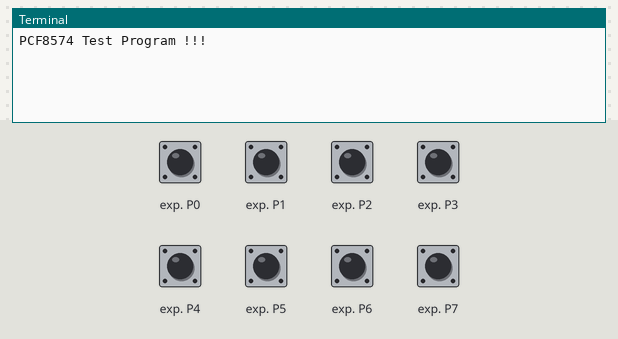
The program below on a simulated Raspberry Pi (BCM pin numbers). On the bench: the last lines printed to the terminal. The test bench sets the inputs (shaded band); at power-on: exp. P0–7 HIGH.

Above: at 1.2 s.
1.3 s: exp. P0 pulled LOW for 0.15 s
At 2.5 s:
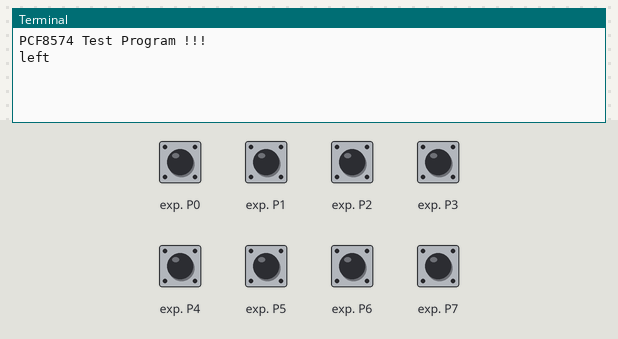
2.9 s: exp. P1 pulled LOW for 0.15 s
At 4.0 s:
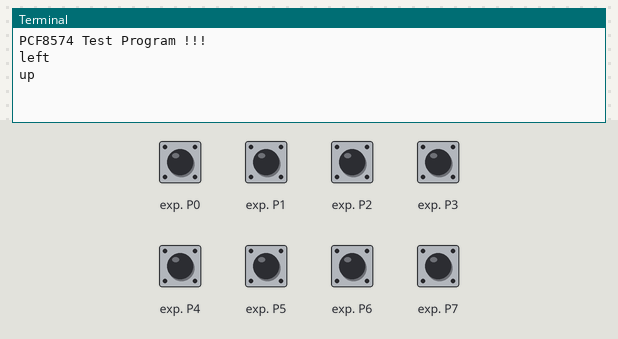
4.5 s: exp. P2 pulled LOW for 0.15 s
At 5.1 s:
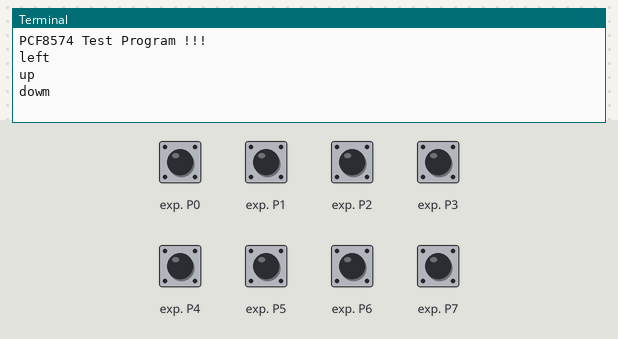
6.1 s: exp. P3 pulled LOW for 0.15 s
At 7.4 s:
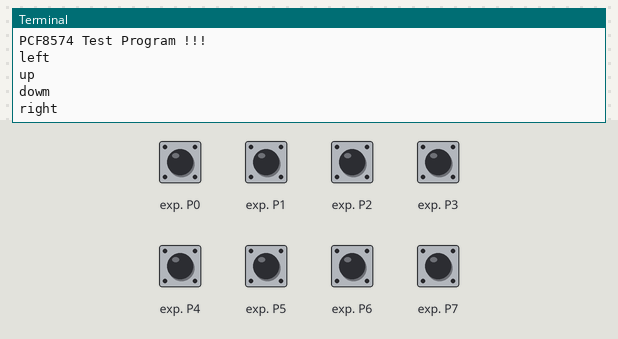

The program:

pcf8574.py
```python
#!/usr/bin/python
# -*- coding:utf-8 -*-
import RPi.GPIO as GPIO
import smbus
import time

address = 0x20

def beep_on():
	bus.write_byte(address,0x7F&bus.read_byte(address))
def beep_off():
	bus.write_byte(address,0x80|bus.read_byte(address))
def led_off():
	bus.write_byte(address,0x10|bus.read_byte(address))
def led_on():
	bus.write_byte(address,0xEF&bus.read_byte(address))

bus = smbus.SMBus(1)
print("PCF8574 Test Program !!!")
while True:
	bus.write_byte(address,0x0F|bus.read_byte(address))
	value = bus.read_byte(address) | 0xF0
	if value != 0xFF:
		led_on()
		beep_on()
		if (value | 0xFE) != 0xFF:
			print("left")
		elif (value | 0xFD) != 0xFF:
			print("up")
		elif (value | 0xFB) != 0xFF:
			print("dowm")
		else :
			print("right")
		while value != 0xFF:
			bus.write_byte(address,0x0F|bus.read_byte(address))
			value = bus.read_byte(address) | 0xF0
			time.sleep(0.01)
		beep_off()
		led_off()
	time.sleep(0.1)
```

Measured:
- after the input at 1.3 s, the terminal: prints a new line at once (image 1)
- after the input at 2.9 s, the terminal: prints a new line after 0.08 s (image 2)
- after the input at 4.5 s, the terminal: prints a new line after 0.08 s (image 3)
- after the input at 6.1 s, the terminal: prints a new line after 0.07 s (image 4)
